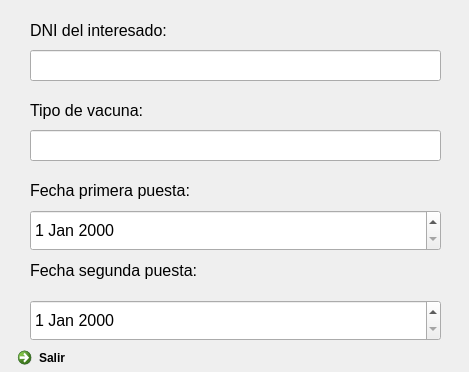
<?xml version="1.0" encoding="UTF-8"?>
<ui version="4.0">
 <class>getinfo</class>
 <widget class="QDialog" name="getinfo">
  <property name="geometry">
   <rect>
    <x>0</x>
    <y>0</y>
    <width>469</width>
    <height>372</height>
   </rect>
  </property>
  <property name="windowTitle">
   <string>Dialog</string>
  </property>
  <widget class="QLabel" name="label">
   <property name="geometry">
    <rect>
     <x>30</x>
     <y>20</y>
     <width>321</width>
     <height>21</height>
    </rect>
   </property>
   <property name="font">
    <font>
     <pointsize>12</pointsize>
    </font>
   </property>
   <property name="text">
    <string>DNI del interesado:</string>
   </property>
  </widget>
  <widget class="QLineEdit" name="dni">
   <property name="geometry">
    <rect>
     <x>30</x>
     <y>50</y>
     <width>411</width>
     <height>31</height>
    </rect>
   </property>
  </widget>
  <widget class="QLabel" name="label_2">
   <property name="geometry">
    <rect>
     <x>30</x>
     <y>100</y>
     <width>321</width>
     <height>21</height>
    </rect>
   </property>
   <property name="font">
    <font>
     <pointsize>12</pointsize>
    </font>
   </property>
   <property name="text">
    <string>Tipo de vacuna:</string>
   </property>
  </widget>
  <widget class="QLineEdit" name="tipo">
   <property name="geometry">
    <rect>
     <x>30</x>
     <y>130</y>
     <width>411</width>
     <height>31</height>
    </rect>
   </property>
  </widget>
  <widget class="QLabel" name="label_3">
   <property name="geometry">
    <rect>
     <x>30</x>
     <y>260</y>
     <width>321</width>
     <height>21</height>
    </rect>
   </property>
   <property name="font">
    <font>
     <pointsize>12</pointsize>
    </font>
   </property>
   <property name="text">
    <string>Fecha segunda puesta:</string>
   </property>
  </widget>
  <widget class="QLabel" name="label_4">
   <property name="geometry">
    <rect>
     <x>30</x>
     <y>180</y>
     <width>321</width>
     <height>21</height>
    </rect>
   </property>
   <property name="font">
    <font>
     <pointsize>12</pointsize>
    </font>
   </property>
   <property name="text">
    <string>Fecha primera puesta:</string>
   </property>
  </widget>
  <widget class="QCommandLinkButton" name="commandLinkButton">
   <property name="geometry">
    <rect>
     <x>10</x>
     <y>340</y>
     <width>161</width>
     <height>31</height>
    </rect>
   </property>
   <property name="text">
    <string>Salir</string>
   </property>
  </widget>
  <widget class="QDateEdit" name="dateEdit">
   <property name="geometry">
    <rect>
     <x>30</x>
     <y>210</y>
     <width>411</width>
     <height>41</height>
    </rect>
   </property>
   <property name="font">
    <font>
     <pointsize>12</pointsize>
    </font>
   </property>
  </widget>
  <widget class="QDateEdit" name="dateEdit_2">
   <property name="geometry">
    <rect>
     <x>30</x>
     <y>300</y>
     <width>411</width>
     <height>41</height>
    </rect>
   </property>
   <property name="font">
    <font>
     <pointsize>12</pointsize>
    </font>
   </property>
  </widget>
 </widget>
 <resources/>
 <connections/>
</ui>
